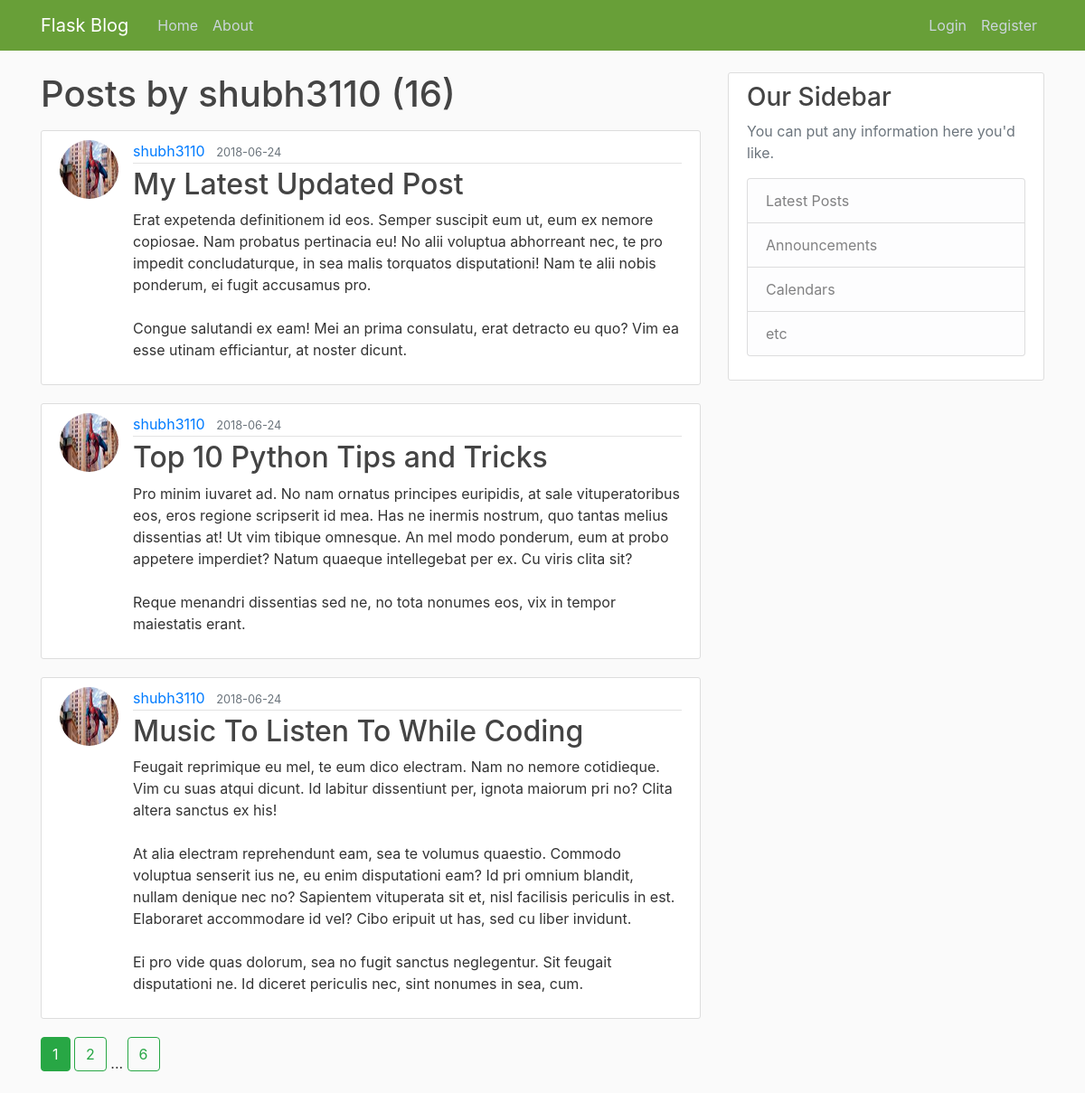
/user/shubh3110, run on the app's committed database.
### flaskblog/models.py (models this page shows, shortened)
class User(db.Model,UserMixin):
    id = db.Column(db.Integer, primary_key=True)
    username = db.Column(db.String(20), unique=True, nullable=False)
    email = db.Column(db.String(120), unique=True, nullable=False)
    image_file = db.Column(db.String(20), nullable=False, default='default.jpg')
    password = db.Column(db.String(60), nullable=False)
    posts = db.relationship('Post', backref='author', lazy=True)

class Post(db.Model):
    id = db.Column(db.Integer, primary_key=True)
    title = db.Column(db.String(100), nullable=False)
    date_posted = db.Column(db.DateTime, nullable=False, default=datetime.utcnow)
    content = db.Column(db.Text, nullable=False)
    user_id = db.Column(db.Integer, db.ForeignKey('user.id'), nullable=False)

### flaskblog/routes.py (the view)
@app.route("/user/<string:username>")
def user_posts(username):
    page = request.args.get('page', 1, type=int)
    user = User.query.filter_by(username=username).first_or_404()
    posts = Post.query.filter_by(author=user)\
        .order_by(Post.date_posted.desc())\
        .paginate(page=page, per_page=3)
    return render_template('user_posts.html', posts=posts, user=user)

### flaskblog/templates/user_posts.html
{% extends "layout.html" %}
{% block content %}
    <h1 class="mb-3">Posts by {{ user.username }} ({{ posts.total }})</h1>
    {% for post in posts.items %}
        <article class="media content-section">
          <img class="rounded-circle article-img" src="{{ url_for('static', filename='profile_pics/' + post.author.image_file) }}">
          <div class="media-body">
            <div class="article-metadata">
              <a class="mr-2" href="{{ url_for('user_posts', username=post.author.username) }}">{{ post.author.username }}</a>
              <small class="text-muted">{{ post.date_posted.strftime('%Y-%m-%d') }}</small>
            </div>
            <h2><a class="article-title" href="{{ url_for('post', post_id=post.id) }}">{{ post.title }}</a></h2>
            <p class="article-content">{{ post.content }}</p>
          </div>
        </article>
    {% endfor %}
    {% for page_num in posts.iter_pages(left_edge=1, right_edge=1, left_current=1, right_current=2) %}
      {% if page_num %}
        {% if posts.page == page_num %}
          <a class="btn btn-success mb-4" href="{{ url_for('user_posts', username=user.username, page=page_num) }}">{{ page_num }}</a>
        {% else %}
          <a class="btn btn-outline-success mb-4" href="{{ url_for('user_posts', username=user.username, page=page_num) }}">{{ page_num }}</a>
        {% endif %}
      {% else %}
        ...
      {% endif %}
    {% endfor %}
{% endblock content %}

### flaskblog/static/main.css (style rules this page uses)
body { background: #fafafa; color: #333333; margin-top: 5rem; }
h1, h2, h3, h4, h5, h6 { color: #444444; }
.content-section { background: #ffffff; padding: 10px 20px; border: 1px solid #dddddd; border-radius: 3px; margin-bottom: 20px; }
.article-title { color: #444444; }
.article-content { white-space: pre-line; }
.article-img { height: 65px; width: 65px; margin-right: 16px; }
.article-metadata { padding-bottom: 1px; margin-bottom: 4px; border-bottom: 1px solid #e3e3e3 }

### data on the page
User: username "shubh3110"
Post: image_file (picture), author.username "shubh3110", date_posted "2018-06-24", title "My Latest Updated Post", content "Erat expetenda definitionem id eos. Semper suscipit eum ut, eum ex nemore copiosae. Nam probatus pertinacia eu! No alii voluptua abhorreant nec, te pro impedit concludaturque, in sea malis torquatos disputationi! Nam te alii nobis ponderum, ei fugit accusamus pro. Congue salutandi ex eam! Mei an prima consulatu, erat detracto eu quo? Vim ea esse utinam efficiantur, at noster dicunt."
Post: image_file (picture), author.username "shubh3110", date_posted "2018-06-24", title "Top 10 Python Tips and Tricks", content "Pro minim iuvaret ad. No nam ornatus principes euripidis, at sale vituperatoribus eos, eros regione scripserit id mea. Has ne inermis nostrum, quo tantas melius dissentias at! Ut vim tibique omnesque. An mel modo ponderum, eum at probo appetere imperdiet? Natum quaeque intellegebat per ex. Cu viris clita sit? Reque menandri dissentias sed ne, no tota nonumes eos, vix in tempor maiestatis erant."
Post: image_file (picture), author.username "shubh3110", date_posted "2018-06-24", title "Music To Listen To While Coding", content "Feugait reprimique eu mel, te eum dico electram. Nam no nemore cotidieque. Vim cu suas atqui dicunt. Id labitur dissentiunt per, ignota maiorum pri no? Clita altera sanctus ex his! At alia electram reprehendunt eam, sea te volumus quaestio. Commodo voluptua senserit ius ne, eu enim disputationi eam? Id pri omnium blandit, nullam denique nec no? Sapientem vituperata sit et, nisl facilisis periculis in est. Elaboraret accommodare id vel? Cibo eripuit ut has, sed cu liber invidunt. Ei pro vide quas dolorum, sea no fugit sanctus neglegentur. Sit feugait disputationi ne. Id diceret periculis nec, sint nonumes in sea, cum."

### other printed values
{{ posts.total }} "16"
{{ page_num }} "1"
{{ page_num }} "2" "6"
